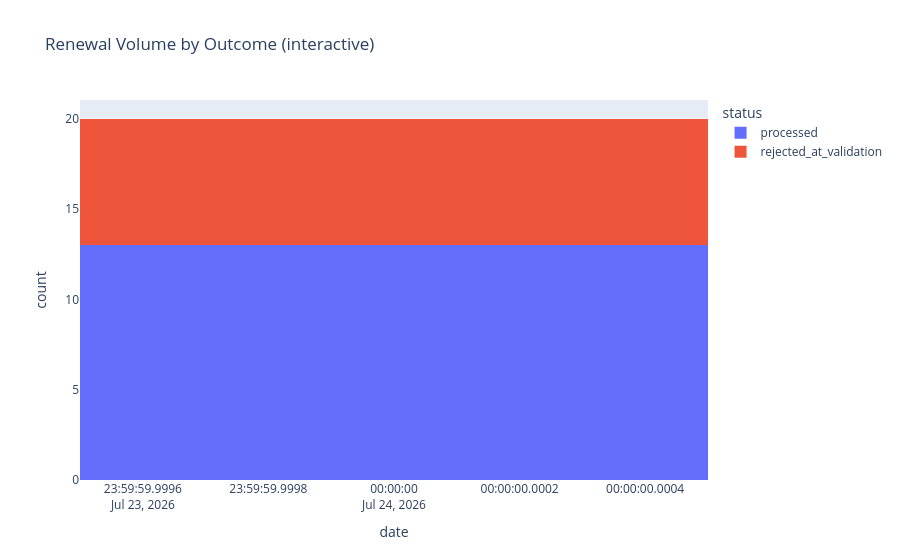

The cell this chart's notebook holds for it:
### Markdown cell above
---
##### Segment 10: Building Charts - Matplotlib, Seaborn, Plotly
**Core concept:** Chart Selection, Static vs. Interactive Visualization

**Background:** Turn your `audit.db` - the same database you built the audit trail into - into the
monthly report the state contract requires.

**Starter code:** pull data straight from the in-notebook audit DB (built in Segment 7) and build
three report-ready charts.

### Code cell
import seaborn as sns                                 # brings in a tool for nicer statistical charts
import plotly.express as px                            # brings in a tool for interactive, clickable charts

df = pd.read_sql_query("SELECT * FROM decisions", conn)   # pull every logged decision into a table
df["date"] = df["timestamp"].str[:10]                  # keep just the date part of each timestamp

# 1. Matplotlib - approvals vs rejections over time (trend -> line chart)
daily = df.groupby(["date", "status"]).size().unstack(fill_value=0)   # count outcomes per day
daily.plot(kind="line", marker="o", figsize=(7, 4))    # draw a line chart of outcomes over time
plt.title("Daily Renewal Decisions - Approved vs Rejected")
plt.ylabel("Number of Requests")
plt.show()                                             # display the line chart

# 2. Seaborn - distribution of rejection reasons (categorical comparison -> bar)
plt.figure(figsize=(7, 4))                             # start a new, blank chart
sns.countplot(data=df[df["status"] != "processed"], y="reason")   # count how often each rejection reason occurs
plt.title("Why Requests Were Rejected or Flagged This Month")
plt.tight_layout()                                     # neatens up the spacing
plt.show()                                             # display the bar chart

# 3. Plotly - interactive drill-down for the regulator to explore themselves
fig = px.histogram(df, x="date", color="status",       # build an interactive chart of volume by day and outcome
                    title="Renewal Volume by Outcome (interactive)")
fig.show()                                             # display the interactive chart

### Figure 1 — Plotly figure (JSON) as saved in the notebook; plotly's stock layout.template omitted (floating-point values rounded to 4 significant figures)
{"data": [{"bingroup": "x", "hovertemplate": "status=processed<br>date=%{x}<br>count=%{y}<extra></extra>", "legendgroup": "processed", "marker": {"color": "#636efa", "pattern": {"shape": ""}}, "name": "processed", "orientation": "v", "showlegend": true, "type": "histogram", "x": ["2026-07-24", "2026-07-24", "2026-07-24", "2026-07-24", "2026-07-24", "2026-07-24", "2026-07-24", "2026-07-24", "2026-07-24", "2026-07-24", "2026-07-24", "2026-07-24", "2026-07-24"], "xaxis": "x", "yaxis": "y"}, {"bingroup": "x", "hovertemplate": "status=rejected_at_validation<br>date=%{x}<br>count=%{y}<extra></extra>", "legendgroup": "rejected_at_validation", "marker": {"color": "#EF553B", "pattern": {"shape": ""}}, "name": "rejected_at_validation", "orientation": "v", "showlegend": true, "type": "histogram", "x": ["2026-07-24", "2026-07-24", "2026-07-24", "2026-07-24", "2026-07-24", "2026-07-24", "2026-07-24"], "xaxis": "x", "yaxis": "y"}], "layout": {"barmode": "relative", "legend": {"title": {"text": "status"}, "tracegroupgap": 0}, "title": {"text": "Renewal Volume by Outcome (interactive)"}, "xaxis": {"anchor": "y", "domain": [0, 1], "title": {"text": "date"}}, "yaxis": {"anchor": "x", "domain": [0, 1], "title": {"text": "count"}}}}
